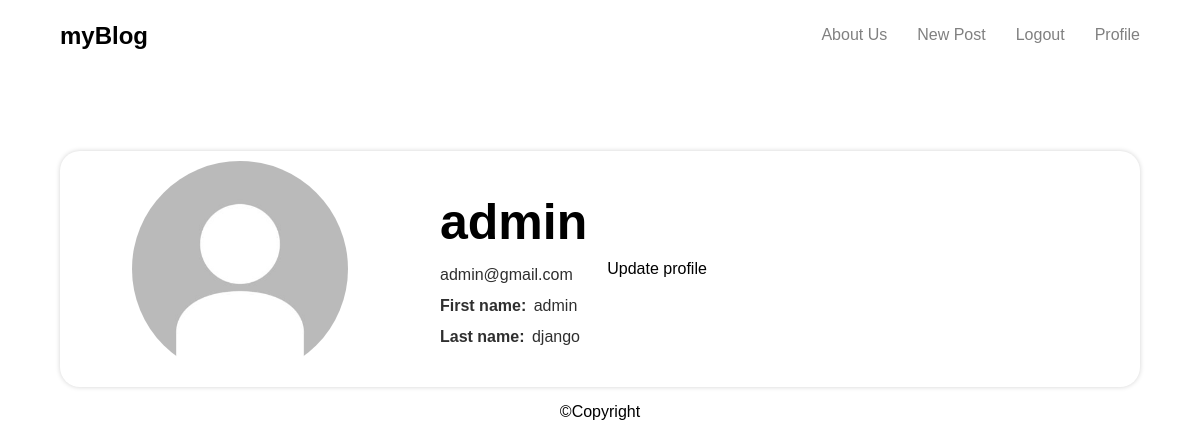
Page /accounts/profile (signed in) on the committed database.
### accounts/models.py (models this page shows, shortened)
class Profile(models.Model):
    user = models.OneToOneField(get_user_model(), on_delete=models.CASCADE)
    profile_image = models.ImageField(upload_to="profile images", default="default.jpg")
    first_name = models.CharField(max_length=200, null=True, blank=True)
    last_name = models.CharField(max_length=200, null=True, blank=True)

class CustomUser(AbstractUser):
    age = models.PositiveIntegerField(null=True,blank=True)

### accounts/views.py (the view)
# urls.py: path("profile", views.profile, name="profile"),
def profile(request):
    if request.user.is_authenticated:
        title = "Profile-page"
        profile = Profile.objects.get(user=request.user)
        return render(request, "profile.html",{"title":title,"profile":profile})
    return HttpResponseRedirect("/")

### templates/profile.html (shortened to what this page needs)
{% extends "base.html" %}
{% block content %}
   <section id="profile">
        <div class="profile">
            <div class="profile-img"><img src="{{ profile.profile_image.url }}" alt=""></div>
            <div class="profile-info">
                <h3>{{ profile.user.username }}</h3>
                <p>{{ profile.user.email }}</p>
                <p><span>First name:</span> {{profile.first_name }}</p>
                <p><span>Last name:</span> {{profile.last_name}}</p>
            </div>
             <span><a href="{% url 'profile_update' profile.id %}" class="profile-btn">Update profile</a></span>
        </div>
   </section>
{% endblock %}

### static/style/style.css (style rules this page uses)
* { padding:0; margin:0; box-sizing:border-box; }
body { font-family: helvetica; width:100%; line-height: 1.3; }
p { color:rgb(47, 47, 47); font-size:16px; }
a { text-decoration:none; }
.profile { display:flex; align-items:center; width:100%; border-radius:20px; overflow:hidden; margin-top:80px; box-shadow:0 0 5px lightgrey; padding:10px 0; }
.profile .profile-img { display: flex; align-items: center; justify-content:center; }
.profile .profile-img img { width:60%; border-radius: 50%; }
.profile .profile-info { padding:0 20px; }
.profile h3 { font-size:50px; margin:10px 0; }
.profile p { margin:10px 0; }
.profile .profile-info p span { font-weight:bold; margin-right:3px; }
.profile .profile-btn { color:black; text-decoration:none; transition:all 300ms ease-in; }

### rows in the picture
Profile: profile_image (placeholder picture), user.username "admin", user.email "admin@gmail.com", first_name "admin", last_name "django"
